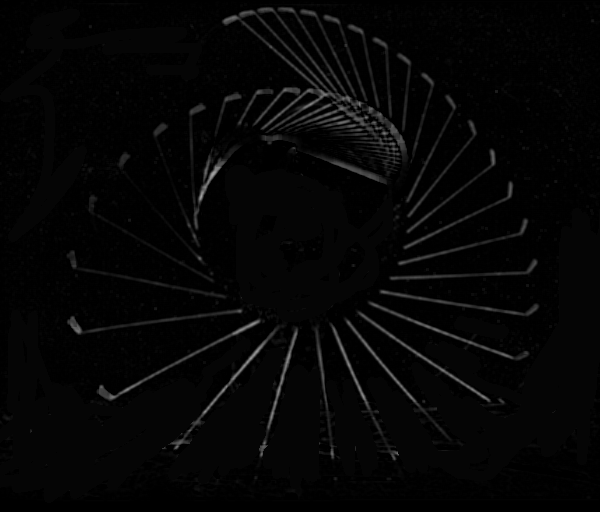
#> input picture image_processing/2_imagen_estroboscopica/swing0_lines.tif, 600 x 512 px, found by its file name
$ jupyter execute 2_Imagenes_Estroboscopicas.ipynb   (older library calls are emulated)
#> lines starting #> are read from the running program, lines starting #| are printed output that depends on the picture; after the words box and inside, x2 and y2 are one past the last pixel; in counts of white or black regions, pixels touching at a corner belong together
# Imágenes estroboscópicas

Las imágenes estroboscópicas consisten en la adquisición en una única imagen de diferentes instantes de tiempo, ya sea porque una escena de interés se ha iluminado con una secuencia de pulsos breves de luz muy intensa, ya sea porque el obturador de la cámara se ha abierto y cerrado muy rápidamente un cierto número de veces sobre el mismo detector. Esta técnica se emplea desde hace mucho tiempo para adquirir imágenes de procesos que suceden muy rápidamente, más rápidamente de lo que permite captar una cámara de vídeo (o de película).

La imagen de este problema es una imagen estroboscópica de un jugador de golf, Bobby Jones (ca. 1940; [fuente](http://www.clubmaker-online.com/)). En ella se puede observar como el golfista acelera angularmente su palo de golf hasta que golpea la bola y, posteriormente, lo decelera.

**TAREA**

Los objetivos de este problema son:

1. Segmentar las múltiples imágenes del mango del palo de golf.
    - Sugerencia 1: realice una sustracción de fondo y, después, aplique un detector de bordes laplaciano.
    - Sugerencia 2: aplique una diferencia de gaussianas.
    - Ssugerencia 3: genere una máscara geométrica que incluya sólo el mango del palo de golf, p.ej. usando dos círculos ponga a valor 0 los píxeles fuera del espacio entre ambos.

2. Identificar el mango del palo de golf en la imagen segmentada. Determine (al menos) dos puntos en él y calcule su ángulo de orientación en los sucesivos disparos estroboscópicos.

3. Representar la gráfica de ángulo vs. tiempo suponiendo que los disparos estroboscópicos están equiespaciados 0.05 s. Calcule la aceleración angular mediante una fórmula de diferencias centradas.

### Referencias

[The Physics Of A Golf Swing](https://www.real-world-physics-problems.com/physics-of-a-golf-swing.html)

### Tratamiento inicial de la imagen

Contamos con la imagen `swing0.tif`, a la cual le hacemos un tratamiento para eliminar el fondo (background) mediante el programa [Fiji](https://imagej.net/software/fiji/), especializado en el análisis de imágenes. Luego identificamos aquellos píxels que siguen siendo visibles pero que no son parte del mango del palo de golf (básicamente píxeles de ruido. El resultado es la imagen `swing0_lines.tif`. A continuación transformaremos la imágen para intentar localizar los píxeles correspondientes al palo de golf.

[cell 1]
import math
import cv2
import numpy as np
import pandas as pd

from matplotlib import pyplot as plt
from skimage.transform import hough_line, hough_line_peaks

# Data
DATA_PATH = "data/"

# Figures
FIGURES_PATH = "figures/"

# Images
IMAGES_PATH = "images/"

image = IMAGES_PATH + "swing0_lines.tif"

image = cv2.imread(image)
#> image is the input picture: shape (512, 600, 3); min 0, max 162, mean 5.5

gray = cv2.cvtColor(image, cv2.COLOR_BGR2GRAY)

plt.figure(figsize = (20, 10))
plt.imshow(gray)

[cell 2]
# remove noise
blur = cv2.GaussianBlur(gray, (3, 3), 0)

plt.figure(figsize = (20, 10))
plt.imshow(blur, cmap="gray")

[cell 3]
# lines
edges = cv2.Canny(blur, 100, 200)
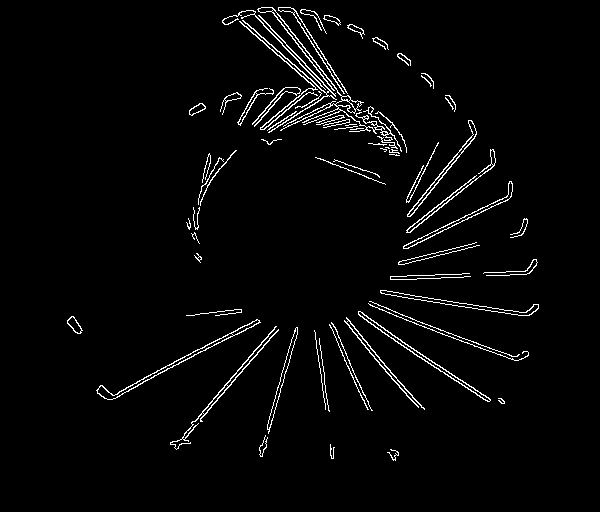
#> edges: shape (512, 600); 2.9% white in thin lines or dots, all inside (x1, y1, x2, y2) = (67, 7, 539, 461)

plt.figure(figsize = (20, 10))
plt.imshow(edges, cmap="gray")

[cell 4]
# https://www.bogotobogo.com/python/OpenCV_Python/python_opencv3_Image_Gradient_Sobel_Laplacian_Derivatives_Edge_Detection.php
laplacian = cv2.Laplacian(blur, cv2.CV_64F)
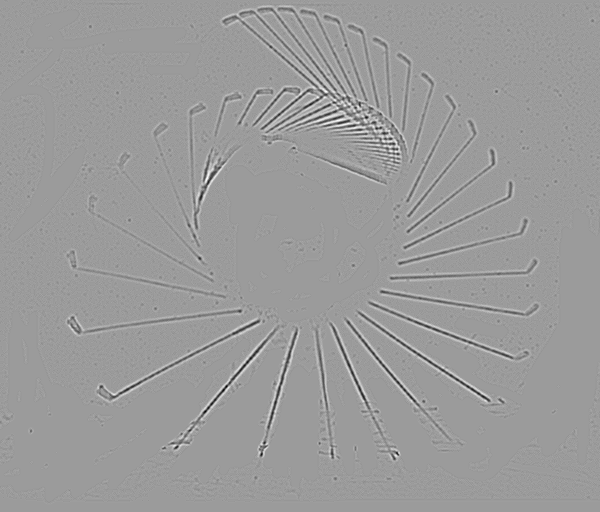
#> laplacian: shape (512, 600) float64; min -70, max 45, mean 0; drawn with min black and max white

plt.figure(figsize = (20, 10))
plt.imshow(laplacian)

[cell 5]
sobelx = cv2.Sobel(blur, cv2.CV_64F, 1, 0, ksize=5)
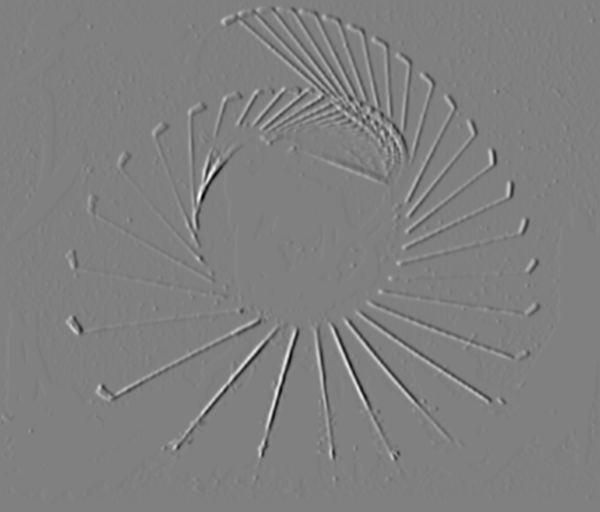
#> sobelx: shape (512, 600) float64; min -4855, max 4815, mean 0.2; drawn with min black and max white
sobely = cv2.Sobel(blur, cv2.CV_64F, 0, 1, ksize=5)
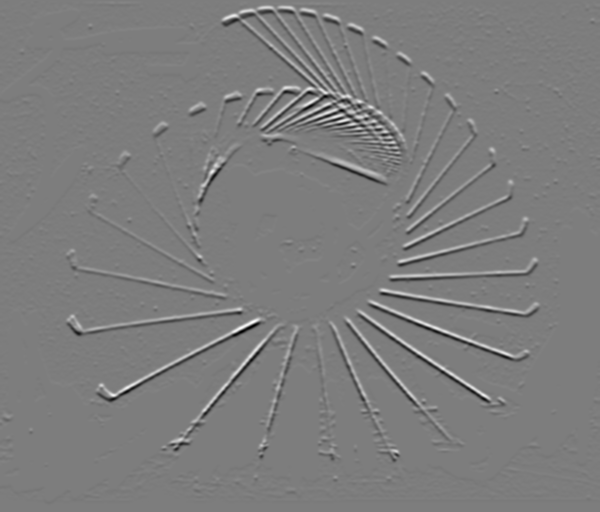
#> sobely: shape (512, 600) float64; min -4053, max 4194, mean -0.1; drawn with min black and max white

plt.figure(figsize = (20, 10))
plt.imshow(sobelx, cmap="gray")

### Medida de ángulos

#### Método automático 1

En un primer intento de hallar las líneas del mango del palo de golf de manera automática, se decide probar el método de la transformada de Hough, sin éxito puesto que resulta bastante complicado localizar las líneas de manera adecuada.

**Pendiente de refactorizar**.

[Reference1](https://stackoverflow.com/questions/56673283/how-to-measure-the-angle-between-2-lines-in-a-same-image-using-python-opencv)

[Reference2](https://stackoverflow.com/questions/56283580/explanation-about-hough-line-peaks-after-using-hough-line)

[cell 6]
# https://stackoverflow.com/questions/56673283/how-to-measure-the-angle-between-2-lines-in-a-same-image-using-python-opencv
from skimage.transform import hough_line, hough_line_peaks

threshold_image = np.mean(image, axis=2)

# Perform Hough Transformation to detect lines
hspace, angles, distances = hough_line(threshold_image)
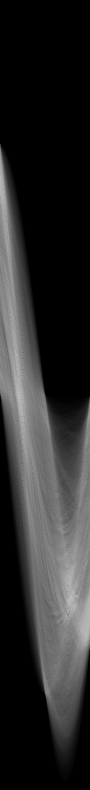
#> hspace: shape (1579, 180) uint64 (shown at 1/2 size); min 0, max 800, mean 136.8; drawn with min black and max white
#> angles = 180 values from -1.57 to 1.55; distances = 1579 values from -789 to 789

# Find angle
angle = []
for _, a , distances in zip(*hough_line_peaks(hspace, angles, distances)):
    angle.append(a)
#> this loop made 123 passes
#> (a, distances) on passes 1 to 12: (0.785, 412), (-0.785, 16), (-0.785, 37), (0.785, 385), (-0.785, 62), (0.785, 371), (-0.785, -1), (0.785, 431), (-0.785, -40), (0.785, 448), (0.785, 325), (-0.785, -23)
#> after the loop, angle = 123 values, max 1.55 at index 17, min -1.57 at index 37, mean -0.0637

# Obtain angle for each line
angles = [a*180/np.pi for a in angle]
#> angles = 123 values, max 89 at index 17, min -90 at index 37, mean -3.65

time = [i for i in np.arange(0 , len(angles)*0.05, 0.05)]
#> time = 123 values from 0 to 6.1

plt.figure(figsize = (15, 8))
plt.grid(True)
plt.title("Ángulo vs Tiempo")
plt.xlabel("Tiempo (s)")
plt.ylabel("Ángulos (º)")
plt.plot(time, angles)
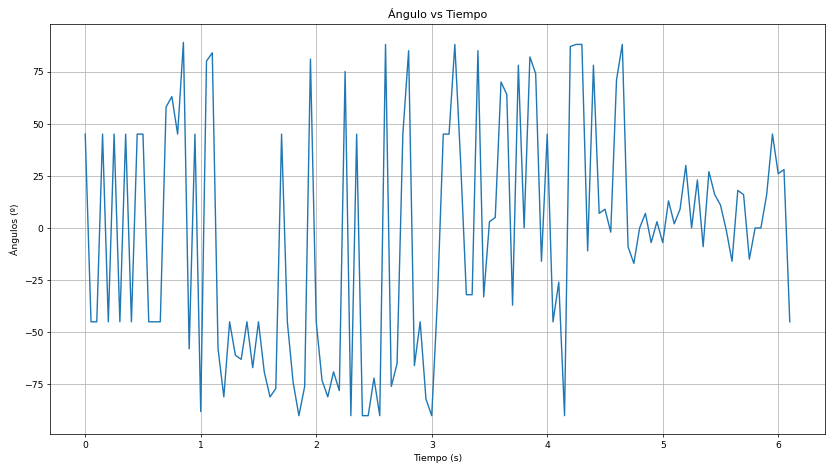
#> figure drawn by matplotlib, 1 panel; curve peaks at x = 0.85, y = 89

[cell 7]
threshold_image2 = np.mean(image, axis=2)

h, theta, d = hough_line(threshold_image2)
#> theta = 180 values from -1.57 to 1.55; d = 1579 values from -789 to 789
bestH, bestTheta, bestD = hough_line_peaks(h, theta, d)
#> bestH = 123 values, max 800 at index 0, min 401 at index 122, mean 508.5; bestTheta has the same summary as angle; bestD = 123 values, max 593 at index 102, min -500 at index 48, mean 142.8
angles = bestTheta * (180/np.pi)

plt.figure(figsize = (15, 8))
plt.grid(True)
plt.title("Ángulo vs Tiempo")
plt.xlabel("Tiempo (s)")
plt.ylabel("Ángulos (º)")
plt.plot(time, angles)

#### Método automático 2

En un primer intento de hallar las líneas del mango del palo de golf de manera automática, se decide probar el método de la transformada de Hough, sin éxito puesto que resulta bastante complicado localizar las líneas de manera adecuada.

**Pendiente de refactorizar**.

[Reference](https://docs.opencv.org/3.4/d9/db0/tutorial_hough_lines.html)

[cell 8]
# https://docs.opencv.org/3.4/d9/db0/tutorial_hough_lines.html
lines = cv2.HoughLines(edges, 1, np.pi / 180, 150, None, 0, 0)
#> lines = [[401, 1.12]]

# Copy edges to the images that will display the results in BGR
cdst = cv2.cvtColor(edges, cv2.COLOR_GRAY2BGR)

# Draw the lines
if lines is not None:
    for i in range(0, len(lines)):
        rho = lines[i][0][0]
        theta = lines[i][0][1]
        a = math.cos(theta)
        b = math.sin(theta)
        x0 = a * rho
        y0 = b * rho
        pt1 = (int(x0 + 1000*(-b)), int(y0 + 1000*(a)))
        pt2 = (int(x0 - 1000*(-b)), int(y0 - 1000*(a)))
        cv2.line(cdst, pt1, pt2, (0,0,255), 3, cv2.LINE_AA)
#> this loop made 1 pass
#> (rho, theta, a, b, x0, y0, pt1, pt2) on pass 1: (401, 1.12, 0.438, 0.899, 175.8, 360.4, (-723, 798), (1074, -77))
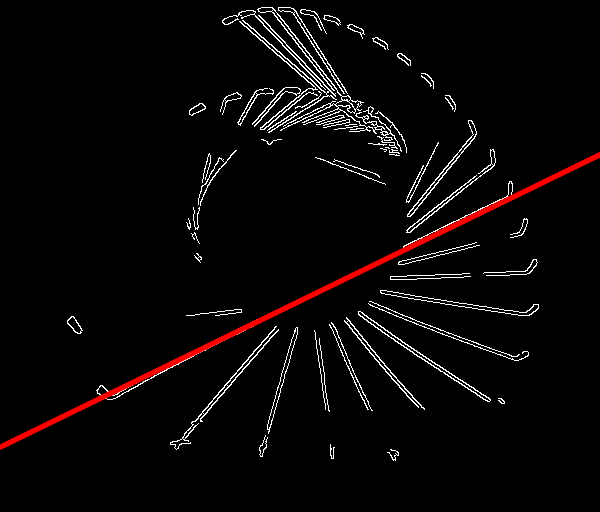
#> cdst: shape (512, 600, 3); mean B, G, R 7, 7, 10

plt.figure(figsize = (20, 10))
plt.imshow(cdst)

[cell 9]
linesP = cv2.HoughLinesP(edges, 1, np.pi / 180, 50, None, 50, 10)
#> linesP = 61 rows, first 6: [405, 248, 510, 197], [249, 10, 363, 128], [271, 7, 368, 130], [255, 11, 366, 129], [233, 15, 359, 125], [294, 9, 370, 130]

# Copy edges to the images that will display the results in BGR
cdstP = np.copy(cdst)

if linesP is not None:
    for i in range(0, len(linesP)):
        l = linesP[i][0]
        cv2.line(cdstP, (l[0], l[1]), (l[2], l[3]), (0,0,255), 3, cv2.LINE_AA)
#> this loop made 61 passes
#> l on passes 1 to 12: [405, 248, 510, 197], [249, 10, 363, 128], [271, 7, 368, 130], [255, 11, 366, 129], [233, 15, 359, 125], [294, 9, 370, 130], [358, 311, 490, 400], [143, 381, 259, 321], [261, 456, 297, 330], [380, 290, 531, 314], [359, 315, 485, 400], [236, 15, 340, 105]
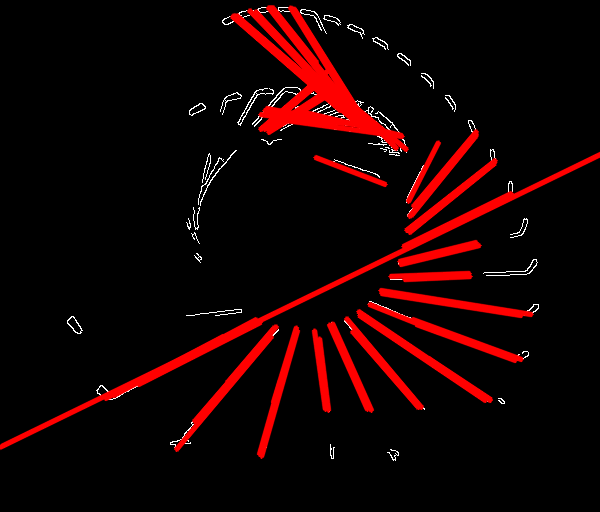
#> cdstP: shape (512, 600, 3); 7.97% of pixels changed, all inside (x1, y1, x2, y2) = (103, 4, 535, 459)

plt.figure(figsize = (20, 10))
plt.imshow(cdst)

### Aceleración angular

Dada la dificultad de seguir un procedimiento automático, se opta por medir los ángulos de manera manual mediante el programa Fiji. Como resultado se obtiene un fichero `.csv` con la medida aproximada de 48 ángulos (48 palos de golf en la imagen).

[cell 10]
df = pd.read_csv(DATA_PATH + "angles.csv", index_col="Measure")
#> (reads image_processing/2_imagen_estroboscopica/angles.csv from the repository)

df

Los ángulos van de -22º hasta 180º con respecto a la horizontal. Al llegar a 180º cambia abruptamente a -180º. Debemos hacer la transformación para que vayan en aumento, empezando en valores negativos para ángulos en los que el golfista inicia el movimiento.

[cell 11]
# Angles (theta) are between -180 to 180, but we want theta > 0
angles = df["Angle"].to_list()

threshold = 0
for i in range(1, len(angles)):
    if angles[i-1] > angles[i]:
        threshold = 1   # Point where theta change from 180 to -180, that's it y>0 to y<0
    if threshold == 1:
        angles[i] = 360 + angles[i]

angles

Calculamos la aceleración angular usando el método de diferencias finitas (hacias delante, centrales y Richardson).

[cell 12]
def dy_forward(y, h): # hacia delante
#> called with h = 0.05
    N = len(y)
    dy = np.zeros(N)
    for k in range(N-1):
        dy[k] = (y[k+1] - y[k])/h
    return dy

def dy_central(y, h): # central
#> called with h = 0.05
    N = len(y)
    dy = np.zeros(N)
    for k in range(1, N-1):
        dy[k] = (y[k+1] - y[k-1])/(2*h)
    return dy

def dy_richardson(y, h): # Richardson
#> called with h = 0.05
    N = len(y)
    dy = np.zeros(N)
    for k in range(2, N-2):
        dy[k] = 4/3*((y[k+1] - y[k-1])/(2*h)) - 1/3*((y[k+2] - y[k-2])/(4*h))
    return dy

h = .05 # paso de tiempo
dy_f = dy_forward(angles, h)
dy_c = dy_central(angles, h)
dy_r = dy_richardson(angles, h)

time = [i for i in np.arange(0, len(angles)*.05 - .05, .05)]

plt.figure(figsize = (10, 6))
plt.title("Ángulo vs Tiempo")
plt.xlabel("Tiempo (s)")
plt.ylabel("Ángulos (º)")
plt.plot(time, angles, "o-", label="Velocidad angular")
plt.legend()
plt.grid()
plt.savefig(FIGURES_PATH + "plot_angle_vs_time.png")
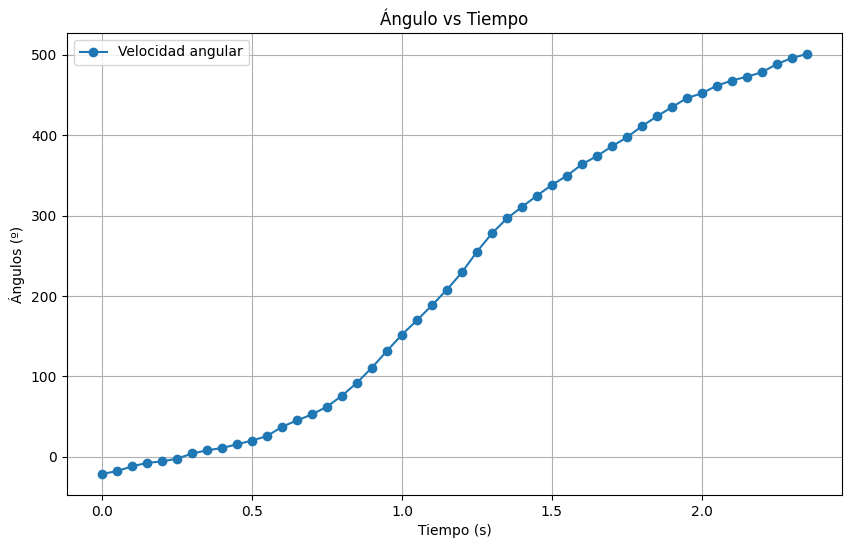
#> figure drawn by matplotlib, 1 panel; curve peaks at x = 2.35, y = 500.8

[cell 13]
plt.figure(figsize = (10, 6))
plt.title("Ángulo vs Tiempo")
plt.xlabel("Tiempo (s)")
plt.ylabel("Ángulos (º)")
plt.plot(time, angles, "o-", label="Velocidad angular")
plt.plot(time, dy_f, "o-", label="Aceleración angular dif delante")
plt.plot(time, dy_c, "o-", label="Aceleración angular dif centradas")
plt.plot(time, dy_r, "o-", label="Aceleración angular dif richardson")
plt.legend()
plt.grid()
plt.savefig(FIGURES_PATH + "plot_angle_vs_time_dif.png")
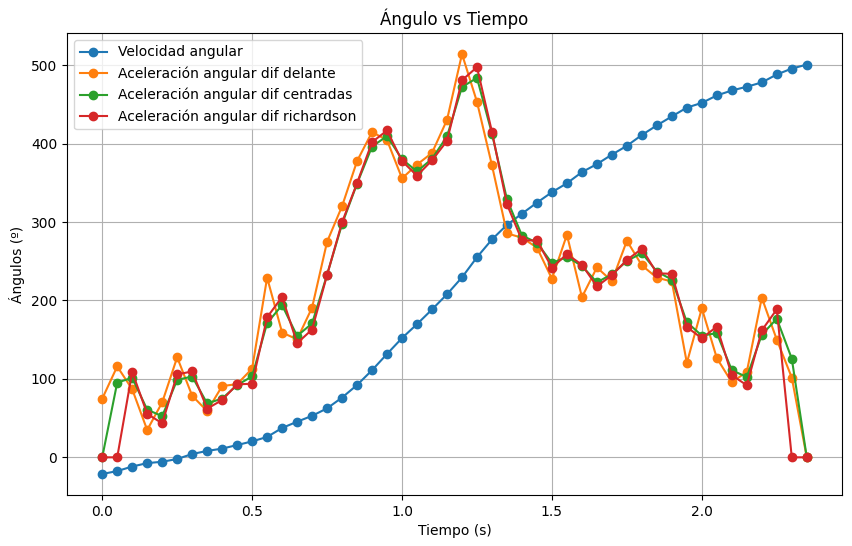
#> figure drawn by matplotlib, 1 panel; curve peaks at x = 2.35, y = 500.8; curve peaks at x = 1.2, y = 514.3; curve peaks at x = 1.25, y = 483.8
